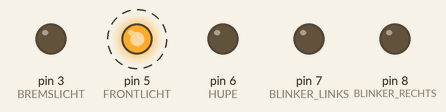
A sketch run on a simulated Arduino Uno, built with avr-gcc and run on an emulated ATmega328P. Shown: output pins drawn as LEDs (lit = HIGH). Dashed ring = blinking.

Above: at 0.5 s.
Timing chart, 0 to 4.6 s (numbered marks = the images above):
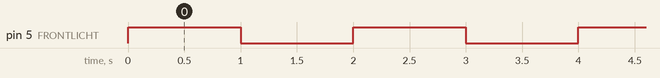

The sketch:

test_outputs.ino
```cpp
// put your setup code here, to run once:
void setup() {
  // LEDs
  pinMode(3, OUTPUT); // BREMSLICHT
  pinMode(5, OUTPUT); // FRONTLICHT
  pinMode(6, OUTPUT); // HUPE
  pinMode(7, OUTPUT); // BLINKER LINKS
  pinMode(8, OUTPUT); // BLINKER RECHTS
}

// put your main code here, to run repeatedly:
void loop() {
  digitalWrite(5, HIGH);
  delay(1000);
  digitalWrite(5, LOW);
  delay(1000);
}
```

Measured:
- by itself, pin 5 (FRONTLICHT): alternates HIGH for 1.0 s and LOW for 1.0 s
